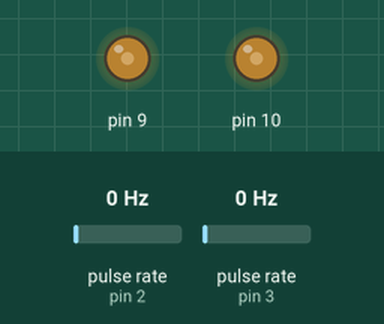
Recording of a sketch running on a simulated Arduino Uno, built with avr-gcc and run on an emulated ATmega328P. Shown: output pins drawn as LEDs (lit = HIGH). Wiring (inferred from the names in the program): 2 × pulse sensor: data pin 2 / data pin 3. The inputs (shaded band) are chosen by the test bench; at power-on: pulse rate (sensors on pin 2, pin 3) 0 Hz. What the sketch prints to the serial monitor is not drawn.

Above: at 0.1 s.
Timing chart, 0 to 1.6 s (numbered marks = the images above):
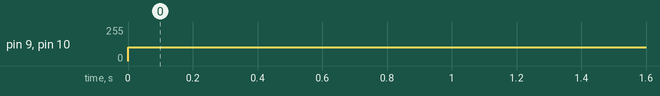

The sketch:

EncoderTest.ino
```cpp
#include "DualL298N.h"

DualL298N motorDriver(7, 6, 9, 4, 5, 10);

// Define pins for encoder OUT signals
const int encoder1Pin = 2; // Interrupt pin 0
const int encoder2Pin = 3; // Interrupt pin 1

// Variables to track encoder counts
volatile long encoder1Count = 0;
volatile long encoder2Count = 0;

// Timer variables
unsigned long lastTime = 0;
unsigned long interval = 1000; // 1 second interval

float rpm1 = 0.0;
float rpm2 = 0.0;

// Number of subdivisions (pulses) per revolution
const int subdivisions = 20;

// Interrupt service routines for encoders
void encoder1ISR() {
  encoder1Count++; // Increment count for each pulse
}

void encoder2ISR() {
  encoder2Count++; // Increment count for each pulse
}

void setup() {
  // Initialize serial communication
  Serial.begin(9600);

  // Set encoder pins as input
  pinMode(encoder1Pin, INPUT);
  pinMode(encoder2Pin, INPUT);

  // Attach interrupts
  attachInterrupt(digitalPinToInterrupt(encoder1Pin), encoder1ISR, RISING); // Trigger on rising edge
  attachInterrupt(digitalPinToInterrupt(encoder2Pin), encoder2ISR, RISING); // Trigger on rising edge

  // Debugging message
  Serial.println("Setup complete. Starting RPM measurement...");
}

void loop() {

  unsigned long currentTime = millis();

  motorDriver.setSpeedBoth(40, 40,0);

  // Calculate RPM every 1 second
  if (currentTime - lastTime >= interval) {
    lastTime = currentTime;

    // Calculate RPM by dividing counts by the number of subdivisions
    rpm1 = (encoder1Count * 60.0) / (interval / 1000.0) / subdivisions;
    rpm2 = (encoder2Count * 60.0) / (interval / 1000.0) / subdivisions;

    // Debugging: Print raw counts and calculated RPM
    Serial.print("Encoder 1 Count: ");
    Serial.print(encoder1Count);
    Serial.print(" | RPM: ");
    Serial.println(rpm1);

    Serial.print("Encoder 2 Count: ");
    Serial.print(encoder2Count);
    Serial.print(" | RPM: ");
    Serial.println(rpm2);

    // Reset counts
    encoder1Count = 0;
    encoder2Count = 0;
  }
}
```

DualL298N.cpp
```cpp
// DualL298N.cpp
#include "DualL298N.h"

DualL298N::DualL298N(int in1, int in2, int ena, int in3, int in4, int enb) {
    _in1 = in1;
    _in2 = in2;
    _ena = ena;
    _in3 = in3;
    _in4 = in4;
    _enb = enb;

    _currentSpeedA = 0;
    _currentSpeedB = 0;
}

void DualL298N::begin() {
    pinMode(_in1, OUTPUT);
    pinMode(_in2, OUTPUT);
    pinMode(_ena, OUTPUT);
    pinMode(_in3, OUTPUT);
    pinMode(_in4, OUTPUT);
    pinMode(_enb, OUTPUT);

    digitalWrite(_ena, HIGH);
    digitalWrite(_enb, HIGH);
}

void DualL298N::setMotorDirection(int inPin1, int inPin2, bool direction) {
    if (direction) {
        digitalWrite(inPin1, HIGH);
        digitalWrite(inPin2, LOW);
    } else {
        digitalWrite(inPin1, LOW);
        digitalWrite(inPin2, HIGH);
    }
}

void DualL298N::gradualSpeedChange(int &currentSpeedA, int targetSpeedA, int &currentSpeedB, int targetSpeedB, int stepDelay) {
    bool directionA = targetSpeedA >= 0;
    bool directionB = targetSpeedB >= 0;

    setMotorDirection(_in1, _in2, directionA);
    setMotorDirection(_in3, _in4, directionB);

    /*while (currentSpeedA != targetSpeedA || currentSpeedB != targetSpeedB) {

        if (currentSpeedA < targetSpeedA) {
            currentSpeedA++;
        } else if (currentSpeedA > targetSpeedA) {
            currentSpeedA--;
        }

        if (currentSpeedB < targetSpeedB) {
            currentSpeedB++;
        } else if (currentSpeedB > targetSpeedB) {
            currentSpeedB--;
        }


        int pwmValueA = map(abs(currentSpeedA), 0, 100, 0, 255);
        int pwmValueB = map(abs(currentSpeedB), 0, 100, 0, 255);

        analogWrite(_ena, pwmValueA);
        analogWrite(_enb, pwmValueB);

        delay(stepDelay);
    }*/

    int pwmValueA = map(abs(targetSpeedA), 0, 100, 0, 255);
    int pwmValueB = map(abs(targetSpeedB), 0, 100, 0, 255);

        analogWrite(_ena, pwmValueA);
        analogWrite(_enb, pwmValueB);
}

void DualL298N::setMotorASpeed(int speed, int stepDelay) {
      speed=constrain(speed,-100,100);
    gradualSpeedChange(_currentSpeedA, speed, _currentSpeedB, _currentSpeedB, stepDelay);
}

void DualL298N::stopMotorA() {
    _currentSpeedA = 0;
    analogWrite(_ena, 0);
}

void DualL298N::setMotorBSpeed(int speed, int stepDelay) {
    speed=constrain(speed,-100,100);
    gradualSpeedChange(_currentSpeedA, _currentSpeedA, _currentSpeedB, speed, stepDelay);
}

void DualL298N::stopMotorB() {
    _currentSpeedB = 0;
    analogWrite(_enb, 0);
}

void DualL298N::setSpeedBoth(int speedA, int speedB, int stepDelay) {
      speedA=constrain(speedA,-100,100);
      speedB=constrain(speedB,-100,100);
    gradualSpeedChange(_currentSpeedA, speedA, _currentSpeedB, speedB, stepDelay);
}

void DualL298N::stopAll(){
    _currentSpeedA = 0;
    analogWrite(_ena, 0);
    _currentSpeedB = 0;
    analogWrite(_enb, 0);

}
```

DualL298N.h
```cpp
// DualL298N.h
#ifndef DUAL_L298N_H
#define DUAL_L298N_H

#include <Arduino.h>

class DualL298N {
public:
    DualL298N(int in1, int in2, int ena, int in3, int in4, int enb);  // in1(2) in2(3) fna(1) in3(4) in4(5) fna(6)

    void begin();
    void setMotorASpeed(int speed, int stepDelay = 10);
    void stopMotorA();
    void setMotorBSpeed(int speed, int stepDelay = 10);
    void stopMotorB();
    void setSpeedBoth(int speedA, int speedB, int stepDelay = 10);
    void stopAll();

private:
    int _in1, _in2, _ena;
    int _in3, _in4, _enb;

    int _currentSpeedA;
    int _currentSpeedB;

    void setMotorDirection(int inPin1, int inPin2, bool direction);
    void gradualSpeedChange(int &currentSpeedA, int targetSpeedA, int &currentSpeedB, int targetSpeedB, int stepDelay); // Helper for simultaneous speed change
};

#endif
```

Measured:
- by itself, pin 9, pin 10: 0/255 → 102/255 at 0.00 s
